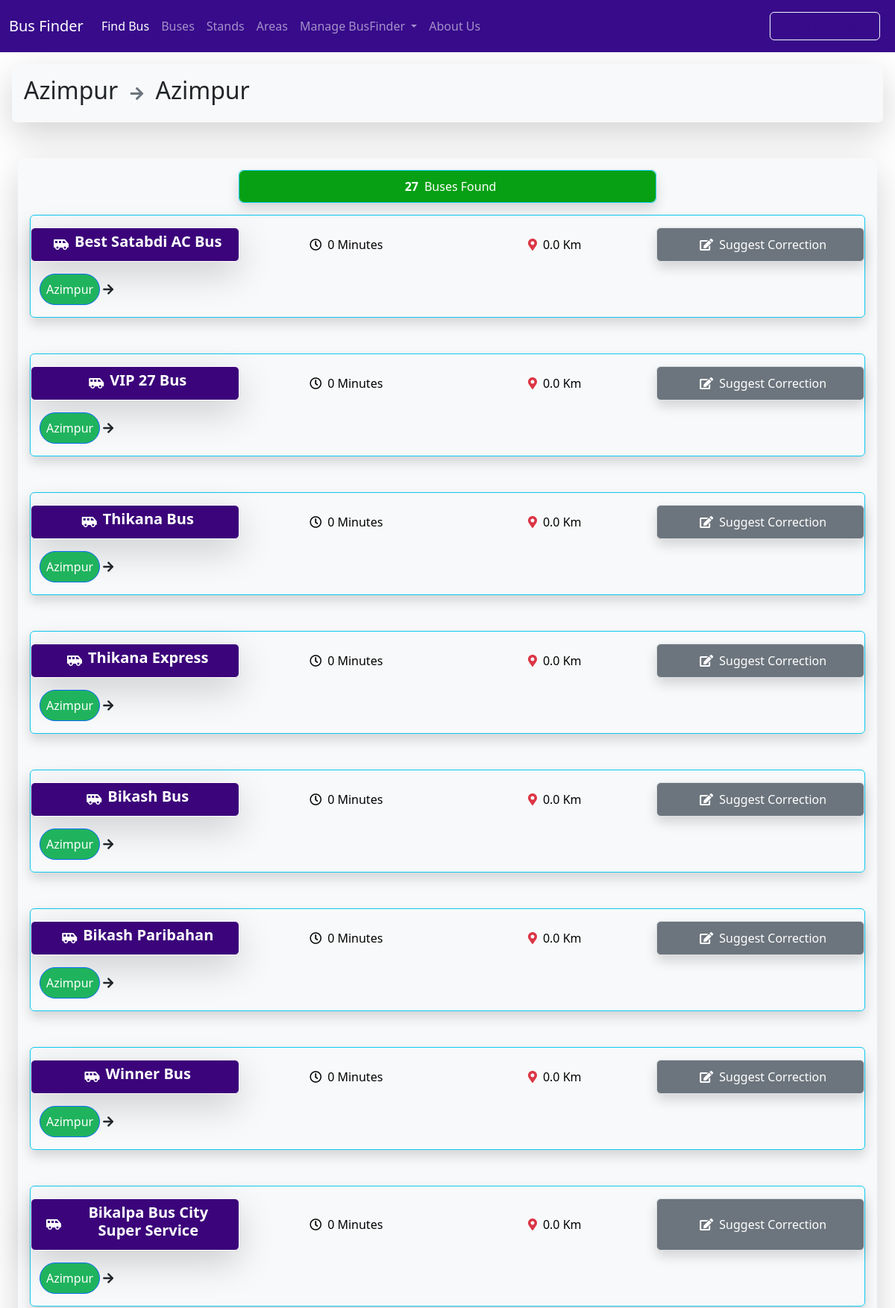
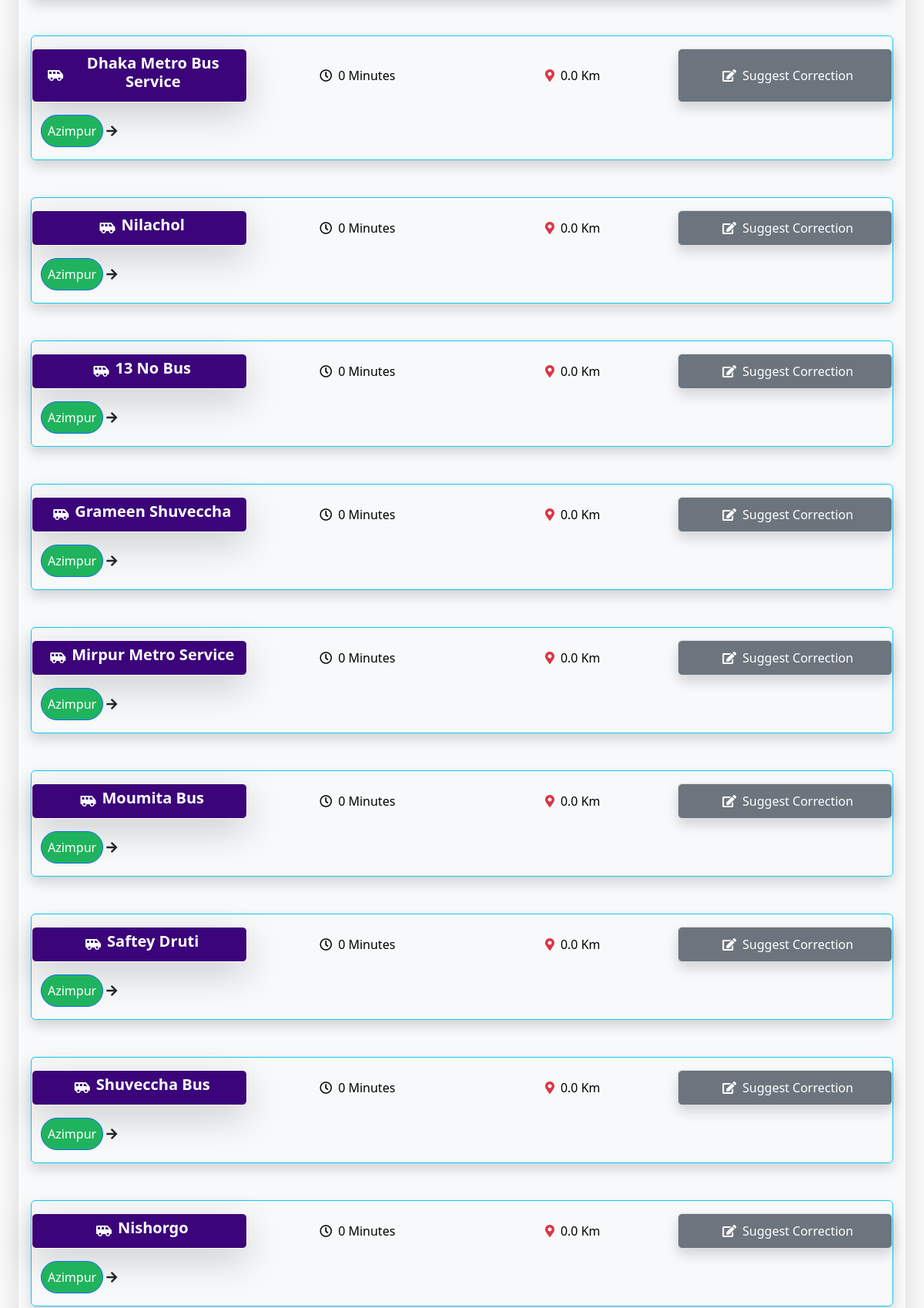
Page /search/result/15/15/ (upper part) on the committed database (2 pictures, top to bottom).
### Stands/models.py (models this page shows, shortened)
class Stand(models.Model):
    s_no=models.PositiveIntegerField(unique=True)
    s_name=models.CharField(max_length=100)
    lati = models.FloatField(blank=True,null=True)
    longi = models.FloatField(blank=True,null=True)
    area=models.ManyToManyField(Area)
    class Meta:
        ordering=['s_name']

### Buses/models.py (models this page shows, shortened)
class Bus(models.Model):
    b_no=models.PositiveIntegerField(unique=True)
    b_name=models.CharField(max_length=100)
    stands=models.ManyToManyField(Stand,through="OrderingModel")
    rating=models.PositiveIntegerField(default=50)
    isActive=models.BooleanField(default=True)
    service=models.CharField(max_length=100,default="Semi-Sitting")
    class Meta:
        ordering=['-rating']

### FindBus/views.py (the view, shortened to what this page needs)
# urls.py: path('search/result/<int:id1>/<int:id2>/', views.result, name='result'),
def result(request,id1,id2):
    dept=get_object_or_404(Stand,id=id1)
    dest=get_object_or_404(Stand,id=id2)
    context={}
    resBuses=[]
    deptBuses=[]
    destBuses=[]
    buses=Bus.objects.all()
    for bus in buses:
        bus_ordering=bus.orderingmodel_set.order_by('order')
        stands=[]
        for b in bus_ordering:
            stands.append(b.stand)
        if (dept in stands):
            f={}
            f['bus']=bus
            f['stands']=stands
            deptBuses.append(f)
            if (dest in stands):
                d={}
                d['obj']=bus
                d['route']=getEssence(stands,dept,dest)
                d['dist']=distCalculator(d['route'])
                d['busMinute']=getBusMinute(bus.rating,d['dist'])
                d['busTime']=MinuteToTime(d['busMinute'])
                resBuses.append(d)
        if dest in stands:
            g={}
            g['bus']=bus
            g['stands']=stands
            destBuses.append(g)
    sortedResBuses=sorted(resBuses, key=lambda x: x['busMinute'])
    context['buses']=sortedResBuses
    context['dept']=dept
    context['dest']=dest
    if len(resBuses)>0:
        return render(request,'result.html',context)

### FindBus/views.py (called while the page is built)
def distCalculator(route):
    count=0.0
    for i in range(1,len(route)):
        if route[i-1].lati and route[i-1].longi and route[i].lati and route[i].longi:
            count+=haversine(route[i-1].lati,route[i-1].longi,route[i].lati,route[i].longi)
    count=count/1000
    count=round(count,2)
    return count

def getTimeCo():
    UtcTime = timezone.now()
    currentTime = UtcTime.astimezone(timezone.get_current_timezone())
    day=currentTime.weekday()
    date=currentTime.now().date().day
    month=currentTime.now().date().month
    if date in Holiday[month]:
        day=7
    hour=currentTime.hour
    timeCof=timeMap[day][str(hour)]
    return timeCof

def getEssence(packet,start,end):
    start_index=packet.index(start)
    end_index=packet.index(end)
    essence=[]
    if start_index<end_index:
        essence=packet[start_index:end_index+1]
    elif end_index==0:
        essence=packet[start_index::-1]
    else:
        essence=packet[start_index:end_index-1:-1]
    return essence

def getBusMinute(busRating,distance):
    timeCof=getTimeCo()
    revRat=100-busRating
    busMpk=MPK+((revRat/100)*BRC)
    busMinute=math.ceil(busMpk*distance*timeCof)
    return busMinute

def MinuteToTime(minute):
    busHour=int(minute//60)
    busMinute=minute-(busHour*60)
    if busHour==0:
        return f'{busMinute} Minutes'
    elif busHour==1:
        return f'{busHour} Hour, {busMinute} Minutes'
    else:
        return f'{busHour} Hours, {busMinute} Minutes'

### FindBus/templates/result.html (shortened to what this page needs)
{% extends "base.html" %}
{% block page_header %}
<h2>{{ dept.s_name }} <small class="mx-2 text-secondary fs-5"><i class="fas fa-arrow-right"></i></small> {{ dest.s_name}}</h2>
{% endblock page_header %}
{% block content %}
  <div class="container mb-3 col-6 shadow rounded border border-info">
    <div class="row justify-content-center">
      {% if buses|length > 1 %}
        <a style="background-color:rgb(7, 160, 20)" href="#res" class="col col-12 py-2 btn text-white d-flex justify-content-center align-items-center"><b class="mx-2">{{ buses|length }} </b>Buses Found</a>
      {% elif buses|length == 1 %}
      <a style="background-color:rgb(4, 107, 133)" href="#res" class="col col-12 py-2 btn text-white d-flex justify-content-center align-items-center"><b class="mx-2">{{ buses|length }} </b>Bus Found</a>
      {% else %}
      <a style="background-color:rgb(238, 187, 20)" class="col col-12 py-2 btn text-white d-flex justify-content-center align-items-center">No Bus goes to {{dest.s_name}} from {{dept.s_name}} !</a>
      {% endif %}
    </div>
  </div>
  {% for bus in buses %}
    <div id="res" class="container mb-5 col-12 shadow rounded border border-info text-center">
      <div class="row justify-content-center mb-3">
        <a style="background-color:rgb(59, 4, 122)" href="{% url 'bus' bus.obj.id %}" class="col gy-3 col-12 col-sm-12 col-md-3 col-lg-3 btn shadow shadow-lg border border-white text-white d-flex justify-content-center align-items-center"><i class="fas fa-shuttle-van px-2"></i><h5><b>{{ bus.obj.b_name }}</b></h5></a>
        <a class="col gy-3 col-6 col-sm-6 col-md-3 col-lg-3 btn text-black d-flex justify-content-center align-items-center"><i class="far fa-clock px-2"></i>{{ bus.busTime }}</a>
        <a class="col gy-3 col-6 col-sm-6 col-md-3 col-lg-3 btn text-black d-flex justify-content-center align-items-center"><i class="fas fa-map-marker-alt px-2 text-danger"></i>{{ bus.dist }} Km </a>
        <a href="{% url 'suggest_result' dept.id dest.id bus.obj.id bus.dist|stringformat:"0.2f" bus.busTime %}" class="col gy-3 col-12 col-sm-12 col-md-3 col-lg-3 btn btn-secondary shadow border text-white d-flex justify-content-center align-items-center"><i class="fas fa-edit px-2"></i> Suggest Correction</a>
      </div>
      <div class="row">
        <div class="col col-12 d-flex align-items-center flex-wrap">
          {% for stand in bus.route %}
            {% if forloop.first %}
              <p class="border border-primary rounded-pill p-2 text-nowrap text-white" style="background-color: #20b35d">{{ stand.s_name }}</p>
              <p class="mx-1"><i class="fas fa-arrow-right"></i></p>
            {% elif forloop.last %}
              <p class="border border-primary rounded-pill p-2 text-nowrap text-white" style="background-color: #20b35d">{{ stand.s_name }}</p>
            {% else %}
              <p class="border border-primary rounded-pill p-2 text-nowrap">{{ stand.s_name }}</p>
              <p class="mx-1"><i class="fas fa-arrow-right"></i></p>
            {% endif %}
          {% endfor %}
        </div>
      </div>
    </div>
  {% endfor %}
{% endblock content %}

### rows in the picture
Stand: s_name "Azimpur"
Bus: obj.b_name "Best Satabdi AC Bus", busTime "0 Minutes", dist "0.0"
Bus: obj.b_name "VIP 27 Bus", busTime "0 Minutes", dist "0.0"
Bus: obj.b_name "Thikana Bus", busTime "0 Minutes", dist "0.0"
Bus: obj.b_name "Thikana Express", busTime "0 Minutes", dist "0.0"
Bus: obj.b_name "Bikash Bus", busTime "0 Minutes", dist "0.0"
Bus: obj.b_name "Bikash Paribahan", busTime "0 Minutes", dist "0.0"
Bus: obj.b_name "Winner Bus", busTime "0 Minutes", dist "0.0"
Bus: obj.b_name "Bikalpa Bus City Super Service", busTime "0 Minutes", dist "0.0"
Bus: obj.b_name "Dhaka Metro Bus Service", busTime "0 Minutes", dist "0.0"
Bus: obj.b_name "Nilachol", busTime "0 Minutes", dist "0.0"
Bus: obj.b_name "13 No Bus", busTime "0 Minutes", dist "0.0"
Bus: obj.b_name "Grameen Shuveccha", busTime "0 Minutes", dist "0.0"
Bus: obj.b_name "Mirpur Metro Service", busTime "0 Minutes", dist "0.0"
Bus: obj.b_name "Moumita Bus", busTime "0 Minutes", dist "0.0"
Bus: obj.b_name "Saftey Druti", busTime "0 Minutes", dist "0.0"
Bus: obj.b_name "Shuveccha Bus", busTime "0 Minutes", dist "0.0"
Bus: obj.b_name "Nishorgo", busTime "0 Minutes", dist "0.0"

### other values in the picture
{{ buses|length }} "27"
